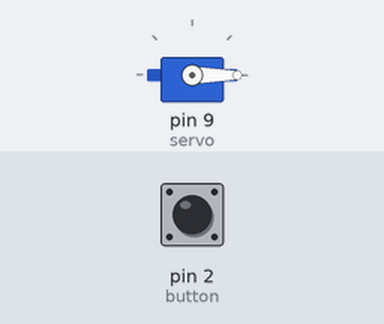
The sketch below on a simulated Arduino Uno, built with avr-gcc and run on an emulated ATmega328P. Parts: servo. The test bench sets the inputs (shaded band); at power-on: pin 2 (button) HIGH. Random numbers use the default seed unless the sketch sets one; what the sketch prints to the serial monitor is not drawn.

Above: at 1.2 s.
1.3 s: pin 2 (button) pulled LOW for 0.15 s
At 4.1 s:
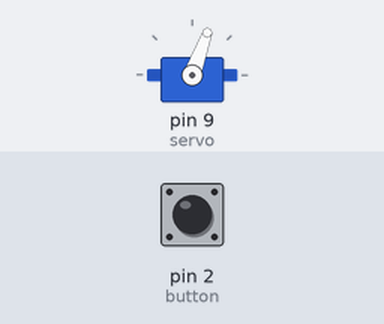
4.3 s: pin 2 (button) pulled LOW for 3.2 s
At 5.15 s:
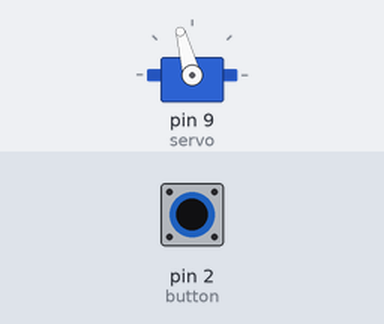
10.5 s: pin 2 (button) pulled LOW for 1 s
At 11.05 s:
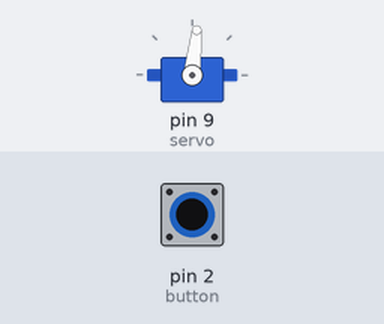
13.5 s: pin 2 (button) pulled LOW for 3.2 s
Timing chart, 0 to 20.0 s (numbered marks = the images above; inputs shaded):
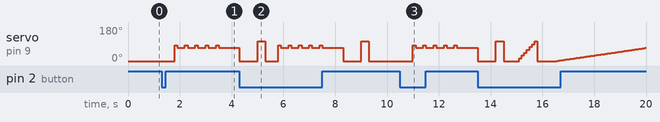

Measured:
- after the input at 1.3 s, servo on pin 9 (servo): alternates 84° for 0.10 s and 70° for 0.30 s, 10 changes in all, then stays 70°, starting after 0.50 s
- after the input at 10.5 s, servo on pin 9 (servo): alternates 84° for 0.10 s and 70° for 0.30 s, 10 changes in all, then stays 70°, starting after 0.50 s

The sketch:

uselessbox.ino
```cpp
#include "Servo.h"
Servo servo;
int randnum = 0;
int ballistic = 1;
const int button = 2;
int buttonpushed = 0;
const int maxang = 105;
const int minang = 0;
int repeat = 0;
int repeat2 = 0;
int angle = 0;
//functions
void standardturnoff(int x) {
  if (x == 0) // normal turn off
  {
    delay(200);
    servo.write(maxang);
    delay(500);
    servo.write(minang);
  }
}
void slowmoturnoff(int x)
{
  if (x == 1) // slow motion turn off
  {
    delay(200);
    for (angle = 0; angle < maxang+5; angle += 1)
    {
      servo.write(angle);
      delay(50);
    }
    delay(50);
    servo.write(minang);
  }
}
void wavefirstturnoff(int x)
{
  if (randnum == 2)//works
  { // waves and then turns off
    for (repeat = 0; repeat < 5; repeat += 1)
    {
      delay(100);
      servo.write(75);
      delay(100);
      servo.write(20);
    }
    servo.write(maxang);
    delay(100);
    servo.write(minang);
  }
}
void slowmofaster (int x) {
  if (randnum == 3)
  {
    for (ballistic = 0; ballistic < 100; ballistic += 15)
    {
      servo.write(ballistic);
      delay(100);
      servo.write(0);
    }
    servo.write(maxang);
    delay (100);
    servo.write(minang);
  }
}

void tiptap (int x)
  {
    if (randnum == 4){
      for (repeat2 = 0; repeat2 <5 ; repeat2+= 1){
        servo.write (maxang-21);
        delay (100);
        servo.write (maxang-35);
        delay (300);
      }
      delay (500);
      servo.write(minang);
      delay (700);
      servo.write(maxang);
      delay (300);
      servo.write(minang);
      }

  }

void setup() {
  // put your setup code here, to run once:
  Serial.begin(9600);
  servo.attach(9);  //servo attached to pin 9
  pinMode(button, INPUT_PULLUP);
  servo.write(minang);
  randomSeed(analogRead(A0));

}

void loop() {
  // put your main code here, to run repeatedly:
  buttonpushed = digitalRead(button); //check if button has been pressed
  if (buttonpushed == LOW) {
    delay(500);
    randnum = random(0, 5); // initialize random value
    Serial.print("the random number is ");
    Serial.print(randnum);// initialize random value
   standardturnoff(randnum);
   slowmoturnoff(randnum);
   wavefirstturnoff(randnum);
   slowmofaster(randnum);
   tiptap(randnum);
  if (buttonpushed == HIGH)
  {
    servo.write(minang);
  }
}
}
```
